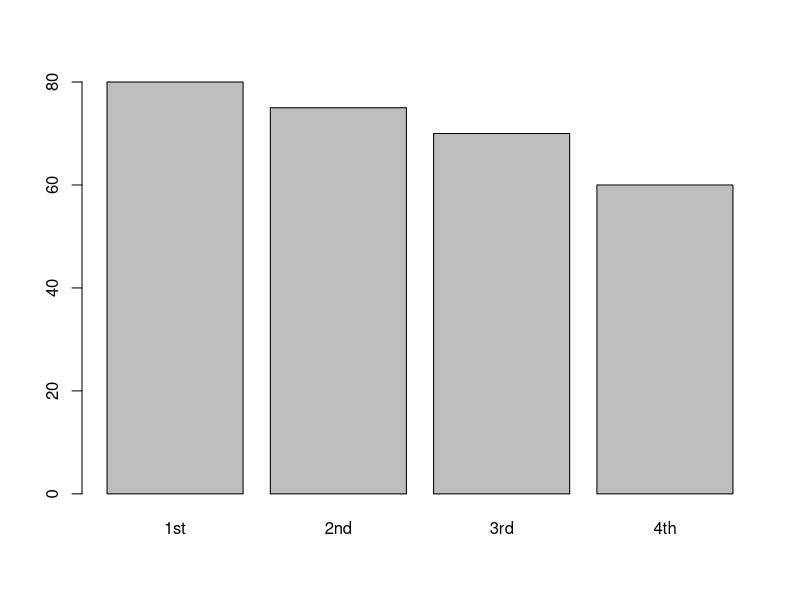
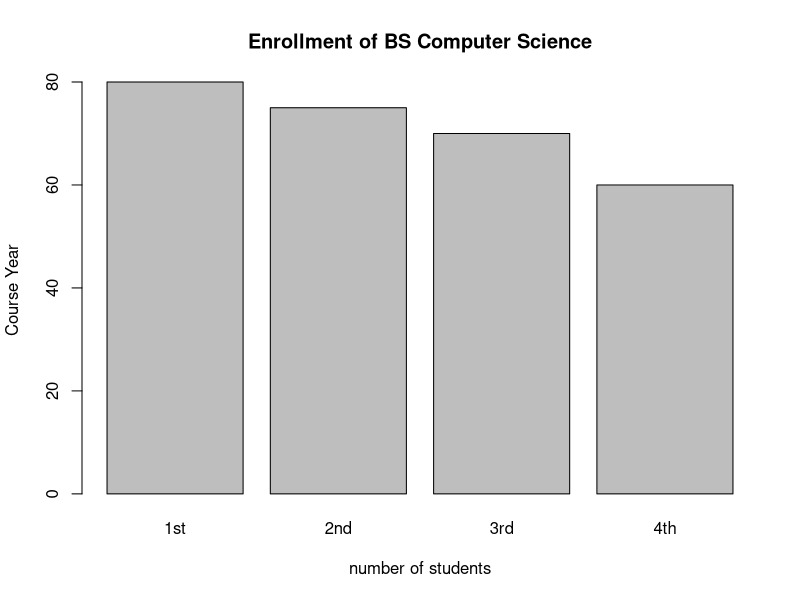
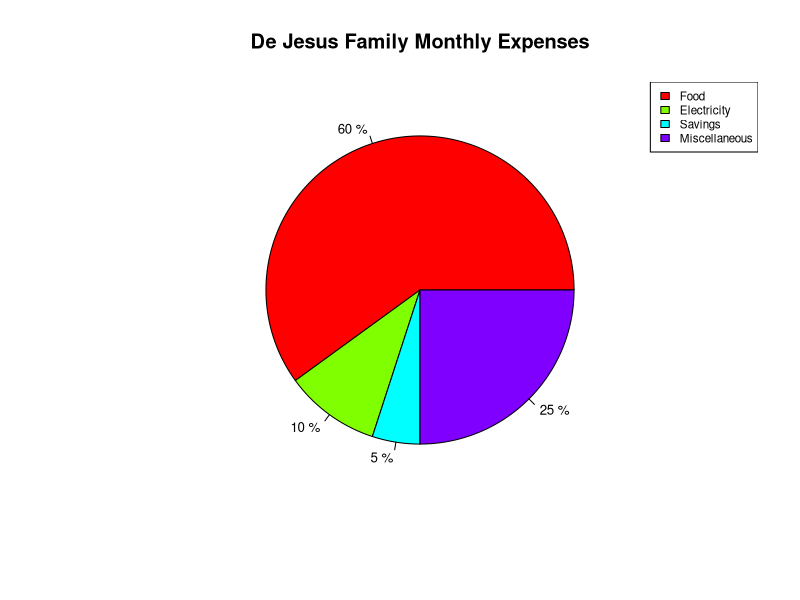
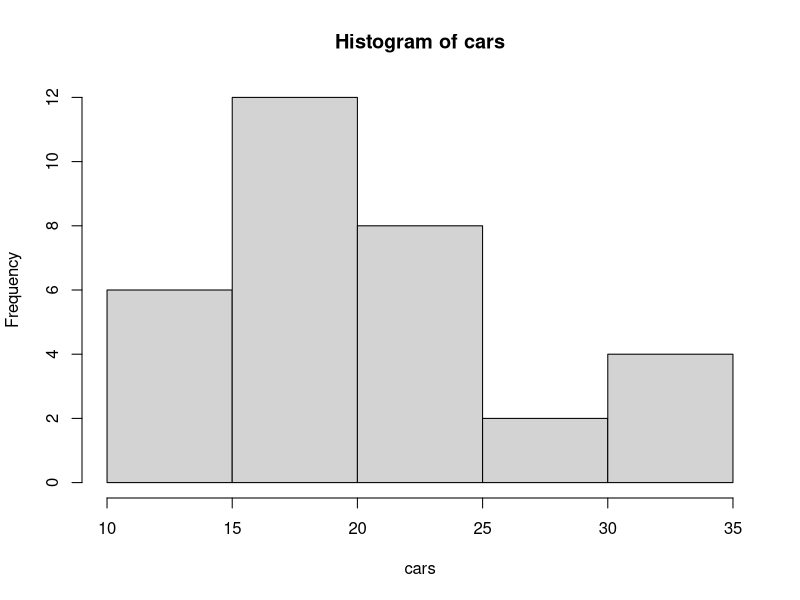
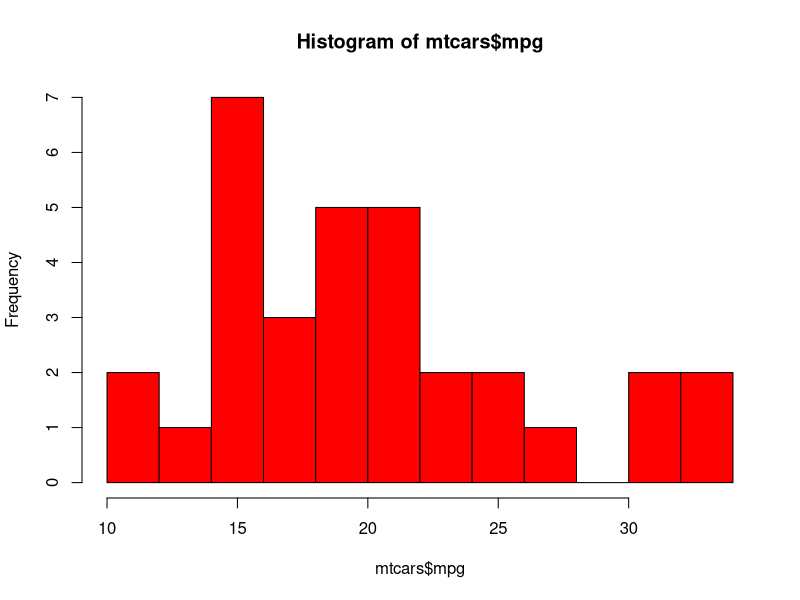
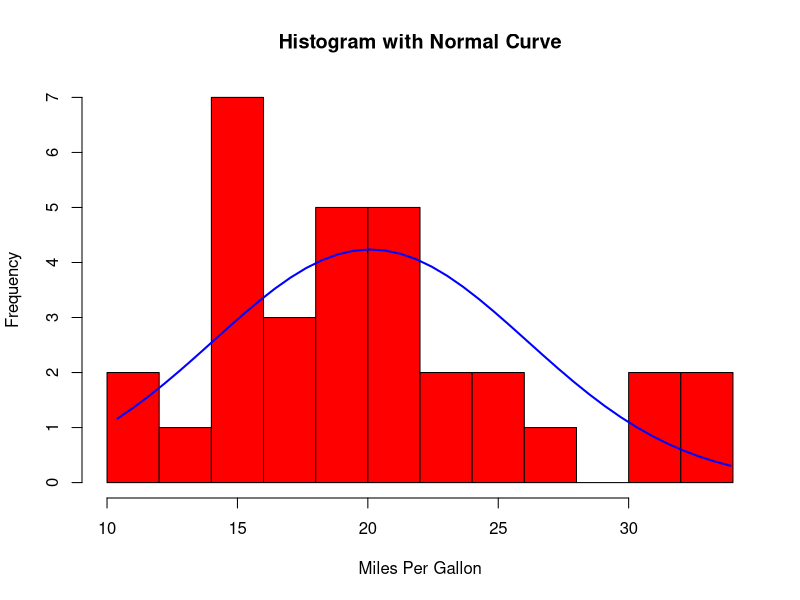
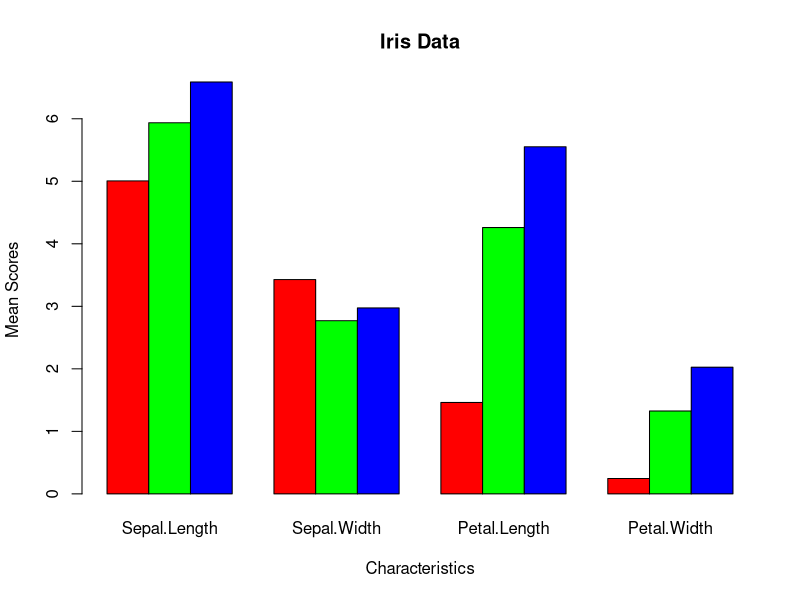

Recreate these plots in R, in order.

#1. The table shows the enrollment of BS in Computer Science. SY 2010-2011.

compsci <- data.frame("Course Year" = c("1st","2nd","3rd","4th"), "2019-2020"= c(80,75,70,60))
compsci

#a. Plot the data using a bar graph. Write the codes and copy the result.

barr <- c("1st" = 80, "2nd" = 75, "3rd" = 70, "4th" = 60)
barplot(barr)

#b Using the same table, label the barchart with Title = ” Enrollment of BS Computer Science horizontal axis = “Curriculum Year” and vertical axis = “number of students”

barr <- c("1st" = 80, "2nd" = 75, "3rd" = 70, "4th" = 60)
barplot(barr, main = "Enrollment of BS Computer Science", xlab = "number of students", ylab = "Course Year")

#2. The monthly income of De Jesus family was spent on the following: 60% on Food, 10% on electricity, 5% for savings, and 25% for other miscellaneous expenses.

#a. Create a table for the above scenario. Write the codes and result.

needs <- c("Food", "Electricity", "Savings", "MiscellaneousExpenses")
finance <- c(60,10,5,25)

expenses <- data.frame(needs,finance)
expenses

lamesa <- table(expenses)
lamesa

#b. Plot the data using a pie chart. Add labels, colors, and legend. Write the codes and its result. 

finance <- c(60,10,5,25)

data <- round(finance/sum(finance)*100,1)
data <- paste(data, "%", sep = " ")

pchart <- pie(finance, labels = data, cex = 0.8, col = rainbow(4), 
              main = "De Jesus Family Monthly Expenses")

legend("topright", c("Food", "Electricity", "Savings", "Miscellaneous"),cex = 0.7, fill = rainbow(4))

#3. Open the mtcars dataset. 

data("mtcars")

cars <- (mtcars$mpg)
cars

hist(cars)

#b. Colored histogram with different number of bins.

hist(mtcars$mpg, breaks=12, col="red")

#c. Add a Normal Curve

x <- mtcars$mpg
h<-hist(x, breaks=10, col="red", xlab="Miles Per Gallon",
        main="Histogram with Normal Curve")
xfit<-seq(min(x),max(x),length=40)
yfit<-dnorm(xfit,mean=mean(x),sd=sd(x))
yfit <- yfit*diff(h$mids[1:2])*length(x)
lines(xfit, yfit, col="blue", lwd=2)

#4. Open the iris dataset. Create a subset for each species. 

#a. Write the codes and its result

data("iris")

eachspec <- data.frame(iris)
eachspec

setosadataf <- data.frame(iris)
setosadataf

versicolordataf <- data.frame(iris)
versicolordataf

virginicadataf <- data.frame(iris)
virginicadataf

setosa <- subset(setosadataf, Species == 'setosa')
setosa

versicolor <- subset(versicolordataf, Species == 'versicolor')
versicolor

virginica <- subset(virginicadataf, Species == 'virginica')
virginica

#b. Get the mean for every characteristics of each species using colMeans().
#Write the codes and its result.

setosa_ <- colMeans(setosa[sapply(setosadataf,is.numeric)])
setosa_

versicolor_ <- colMeans(versicolor[sapply(versicolor,is.numeric)])
versicolor_

virginica_ <- colMeans(virginica[sapply(virginica,is.numeric)])
virginica_

#c. Combine all species by using rbind()

combi <- rbind(setosa_, versicolor_, virginica_)

irisd <- data.frame(combi)
irisd

#d. From the data in 4-c: Create the barplot(). Write the codes and its result.

barplot(height = as.matrix(irisd),main = "Iris Data", xlab = "Characteristics",
        ylab = "Mean Scores",
        beside =T, col = rainbow(3)
)

